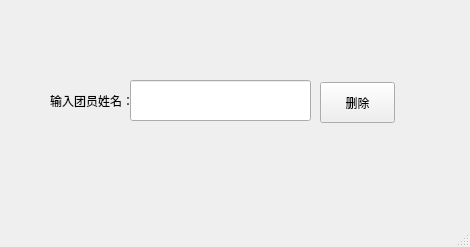
<?xml version="1.0" encoding="UTF-8"?>
<ui version="4.0">
 <class>delete_2</class>
 <widget class="QMainWindow" name="delete_2">
  <property name="geometry">
   <rect>
    <x>0</x>
    <y>0</y>
    <width>470</width>
    <height>247</height>
   </rect>
  </property>
  <property name="windowTitle">
   <string>删除团员</string>
  </property>
  <widget class="QWidget" name="centralwidget">
   <widget class="QLabel" name="label">
    <property name="geometry">
     <rect>
      <x>50</x>
      <y>80</y>
      <width>81</width>
      <height>41</height>
     </rect>
    </property>
    <property name="text">
     <string>输入团员姓名：</string>
    </property>
   </widget>
   <widget class="QLineEdit" name="name">
    <property name="geometry">
     <rect>
      <x>130</x>
      <y>80</y>
      <width>181</width>
      <height>41</height>
     </rect>
    </property>
   </widget>
   <widget class="QPushButton" name="button">
    <property name="geometry">
     <rect>
      <x>320</x>
      <y>82</y>
      <width>75</width>
      <height>41</height>
     </rect>
    </property>
    <property name="text">
     <string>删除</string>
    </property>
   </widget>
  </widget>
  <widget class="QMenuBar" name="menubar">
   <property name="geometry">
    <rect>
     <x>0</x>
     <y>0</y>
     <width>470</width>
     <height>23</height>
    </rect>
   </property>
  </widget>
  <widget class="QStatusBar" name="statusbar"/>
 </widget>
 <resources/>
 <connections/>
</ui>
